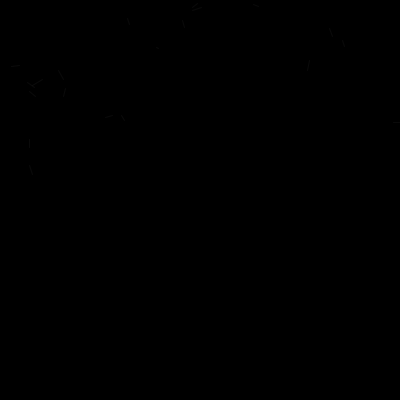
Frame 1 (no input)
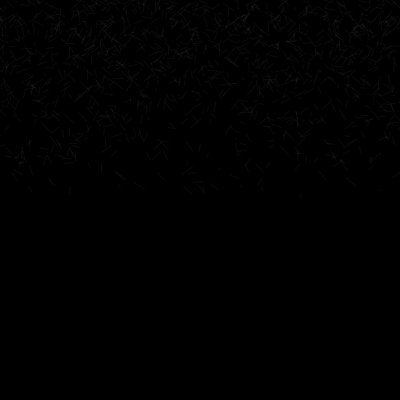
Frame 60 (the mouse pressed at the canvas centre just before this capture)
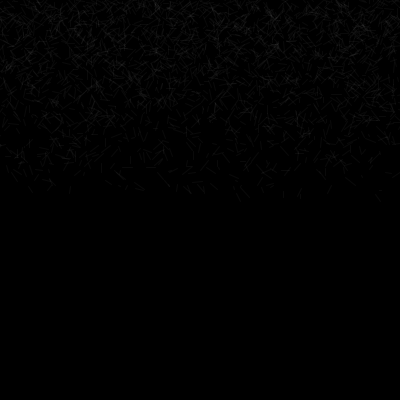
Frame 120 (the mouse held since frame 60 and released just before this capture)

The Processing sketch that drew these frames (run headless with seeded random() and noise(); from frame 60 on, the mouse is pressed at the canvas centre):

// Processing sketch: specialrandomFunctions
// ── specialrandomFunctions.pde
void setup(){
  size(400,400);
  background(0);
  stroke(255,10);
}

void draw(){
  
  for(int i=0;i<20;i++){
    float x=random(width) ,y = randomLinearFunction(height);
    line(x,y,x+random(-10,10),y+random(-10,10));
  }
  
}


float randomLinearFunction(float h){
  float r1=random(1), r2=random(1);
  final float MAX = h;
  while(r2*MAX>r1*200){
      r1=random(1);
      r2=random(1);
  }
  return r2*MAX; 
}
